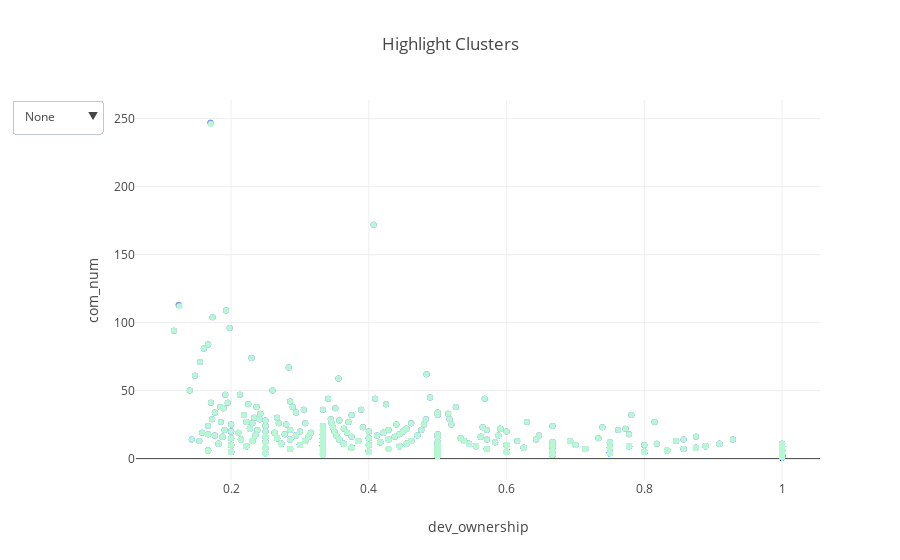

Notebook source saved alongside this figure:
### Code cell
x17 = getColumn(filename17,8)
y17 = getColumn(filename17,3)
x16 = getColumn(filename16,8)
y16 = getColumn(filename16,3)
x15 = getColumn(filename15,8)
y15 = getColumn(filename15,3)

trace17 = go.Scatter(
    x=x17,
    y=y17,
    mode='markers',
    marker=dict(color='#835AF1')
)
trace16 = go.Scatter(
    x=x16,
    y=y16,
    mode='markers',
    marker=dict(color='#7FA6EE')
)
trace15 = go.Scatter(
    x=x15,
    y=y15,
    mode='markers',
    marker=dict(color='#B8F7D4')
)
data = [trace17, trace16, trace15]

cluster0 = [dict(type='circle',
                 xref='x', yref='y',
                 x0=min(x17), y0=min(y17), 
                 x1=max(x17), y1=max(y17), 
                 opacity=.25,
                 line=dict(color='#835AF1'),
                 fillcolor='#835AF1')]
cluster1 = [dict(type='circle',
                 xref='x', yref='y',
                 x0=min(x16), y0=min(y16), 
                 x1=max(x16), y1=max(y16), 
                 opacity=.25,
                 line=dict(color='#7FA6EE'),
                 fillcolor='#7FA6EE')]
cluster2 = [dict(type='circle',
                 xref='x', yref='y',
                 x0=min(x15), y0=min(y15), 
                 x1=max(x15), y1=max(y15), 
                 opacity=.25,
                 line=dict(color='#B8F7D4'),
                 fillcolor='#B8F7D4')]

updatemenus = list([
    dict(buttons=list([   
            dict(label = 'None',
                 method = 'relayout',
                 args = ['shapes', []]),
            dict(label = 'Cluster 0',
                 method = 'relayout',
                 args = ['shapes', cluster0]),
            dict(label = 'Cluster 1',
                 method = 'relayout',
                 args = ['shapes', cluster1]),
            dict(label = 'Cluster 2',
                 method = 'relayout',
                 args = ['shapes', cluster2]),
            dict(label = 'All',
                 method = 'relayout',
                 args = ['shapes', cluster0+cluster1+cluster2])
        ]),
    )
])

layout = dict(title='Highlight Clusters', showlegend=False,
              updatemenus=updatemenus,
             xaxis=dict(title='dev_ownership'),
             yaxis=dict(title='com_num'))

fig = dict(data=data, layout=layout)

iplot(fig, show_link=False)

### Figure 1 — Plotly figure (JSON) as saved in the notebook; plotly's stock layout.template omitted (floating-point values rounded to 4 significant figures; data arrays with more than 128 entries replaced by an {"elided": "..."} marker saying what was removed)
{"data": [{"marker": {"color": "#835AF1"}, "mode": "markers", "type": "scatter", "x": {"elided": "4426 str values"}, "y": {"elided": "4426 str values"}}, {"marker": {"color": "#7FA6EE"}, "mode": "markers", "type": "scatter", "x": {"elided": "4426 str values"}, "y": {"elided": "4426 str values"}}, {"marker": {"color": "#B8F7D4"}, "mode": "markers", "type": "scatter", "x": {"elided": "4425 str values"}, "y": {"elided": "4425 str values"}}], "layout": {"showlegend": false, "title": "Highlight Clusters", "updatemenus": [{"buttons": [{"args": ["shapes", []], "label": "None", "method": "relayout"}, {"args": ["shapes", [{"fillcolor": "#835AF1", "line": {"color": "#835AF1"}, "opacity": 0.25, "type": "circle", "x0": "0.11702127659574499", "x1": "dev_ownership", "xref": "x", "y0": "1", "y1": "com_num", "yref": "y"}]], "label": "Cluster 0", "method": "relayout"}, {"args": ["shapes", [{"fillcolor": "#7FA6EE", "line": {"color": "#7FA6EE"}, "opacity": 0.25, "type": "circle", "x0": "0.11702127659574499", "x1": "dev_ownership", "xref": "x", "y0": "1", "y1": "com_num", "yref": "y"}]], "label": "Cluster 1", "method": "relayout"}, {"args": ["shapes", [{"fillcolor": "#B8F7D4", "line": {"color": "#B8F7D4"}, "opacity": 0.25, "type": "circle", "x0": "0.11702127659574499", "x1": "dev_ownership", "xref": "x", "y0": "1", "y1": "com_num", "yref": "y"}]], "label": "Cluster 2", "method": "relayout"}, {"args": ["shapes", [{"fillcolor": "#835AF1", "line": {"color": "#835AF1"}, "opacity": 0.25, "type": "circle", "x0": "0.11702127659574499", "x1": "dev_ownership", "xref": "x", "y0": "1", "y1": "com_num", "yref": "y"}, {"fillcolor": "#7FA6EE", "line": {"color": "#7FA6EE"}, "opacity": 0.25, "type": "circle", "x0": "0.11702127659574499", "x1": "dev_ownership", "xref": "x", "y0": "1", "y1": "com_num", "yref": "y"}, {"fillcolor": "#B8F7D4", "line": {"color": "#B8F7D4"}, "opacity": 0.25, "type": "circle", "x0": "0.11702127659574499", "x1": "dev_ownership", "xref": "x", "y0": "1", "y1": "com_num", "yref": "y"}]], "label": "All", "method": "relayout"}]}], "xaxis": {"title": "dev_ownership"}, "yaxis": {"title": "com_num"}}}
